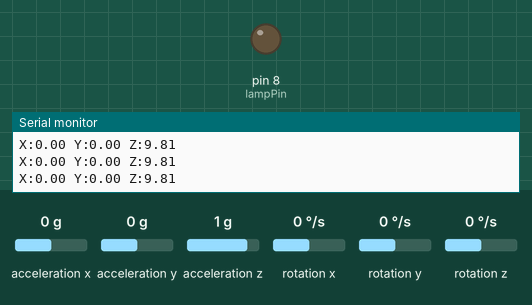
Simulated run of this sketch. Board: Arduino Uno, built with avr-gcc and run on an emulated ATmega328P. On the bench: output pins drawn as LEDs (lit = HIGH), the last lines printed to the serial monitor. The inputs (shaded band) are chosen by the test bench; at power-on: acceleration z 1 g, acceleration x 0 g, acceleration y 0 g, rotation x 0 °/s, rotation y 0 °/s, rotation z 0 °/s. At 1.4 s the program stops and its outputs stay as they are.

Above: at 1.2 s.
1.3 s: acceleration z set to -1.4 g
At 2.0 s:
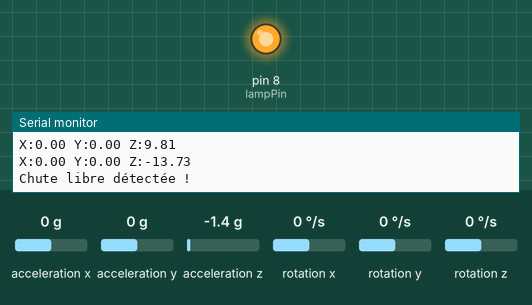
Timing chart, 0 to 2.9 s (numbered marks = the images above; inputs shaded):
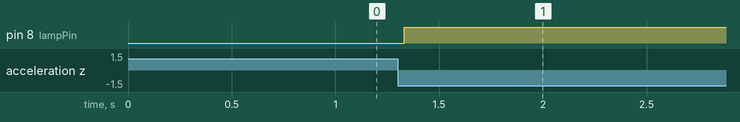

Measured:
- after the input at 1.3 s, pin 8 (lampPin): LOW → HIGH at once

The sketch:

chute_libre.ino
```cpp
#include <Wire.h>
#include <MPU6050.h>

MPU6050 mpu;

const int lampPin = 8; // Définir la broche de la lampe

void setup() {
    Wire.begin(); // Initialisation du bus I2C
    Serial.begin(9600); // Initialisation du port série
    mpu.initialize(); // Initialisation du MPU6050

    pinMode(lampPin, OUTPUT); // Configurer la broche de la lampe comme sortie
    digitalWrite(lampPin, LOW); // Éteindre la lampe au démarrage

    // Vérification de la connexion au capteur
    if (mpu.testConnection()) {
        Serial.println("MPU6050 prêt !");
    } else {
        Serial.println("Erreur : impossible de connecter le MPU6050.");
        while (1); // Boucle infinie en cas d'erreur
    }
}

void loop() {
    int16_t a_x, a_y, a_z;
    const float ACCEL_SENSITIVITY = 16384.0; // Sensibilité pour ±2g
    const float GRAVITY = 9.80665; // Accélération gravitationnelle en m/s²

    // Lecture des valeurs d'accélération
    mpu.getAcceleration(&a_x, &a_y, &a_z);
    float ax = a_x * GRAVITY / ACCEL_SENSITIVITY;
    float ay = a_y * GRAVITY / ACCEL_SENSITIVITY;
    float az = a_z * GRAVITY / ACCEL_SENSITIVITY;

    // Afficher les valeurs sur le moniteur série
    Serial.print("X:"); Serial.print(ax); Serial.print(" ");
    Serial.print("Y:"); Serial.print(ay); Serial.print(" ");
    Serial.print("Z:"); Serial.println(az);

    // Détection de chute libre
    if (az <= 0) {
        Serial.println("Chute libre détectée !");
        digitalWrite(lampPin, HIGH); // Allumer la lampe
        while (1); // Arrêter le programme
    }

    delay(50); // Petit délai pour éviter les surcharges
}
```
